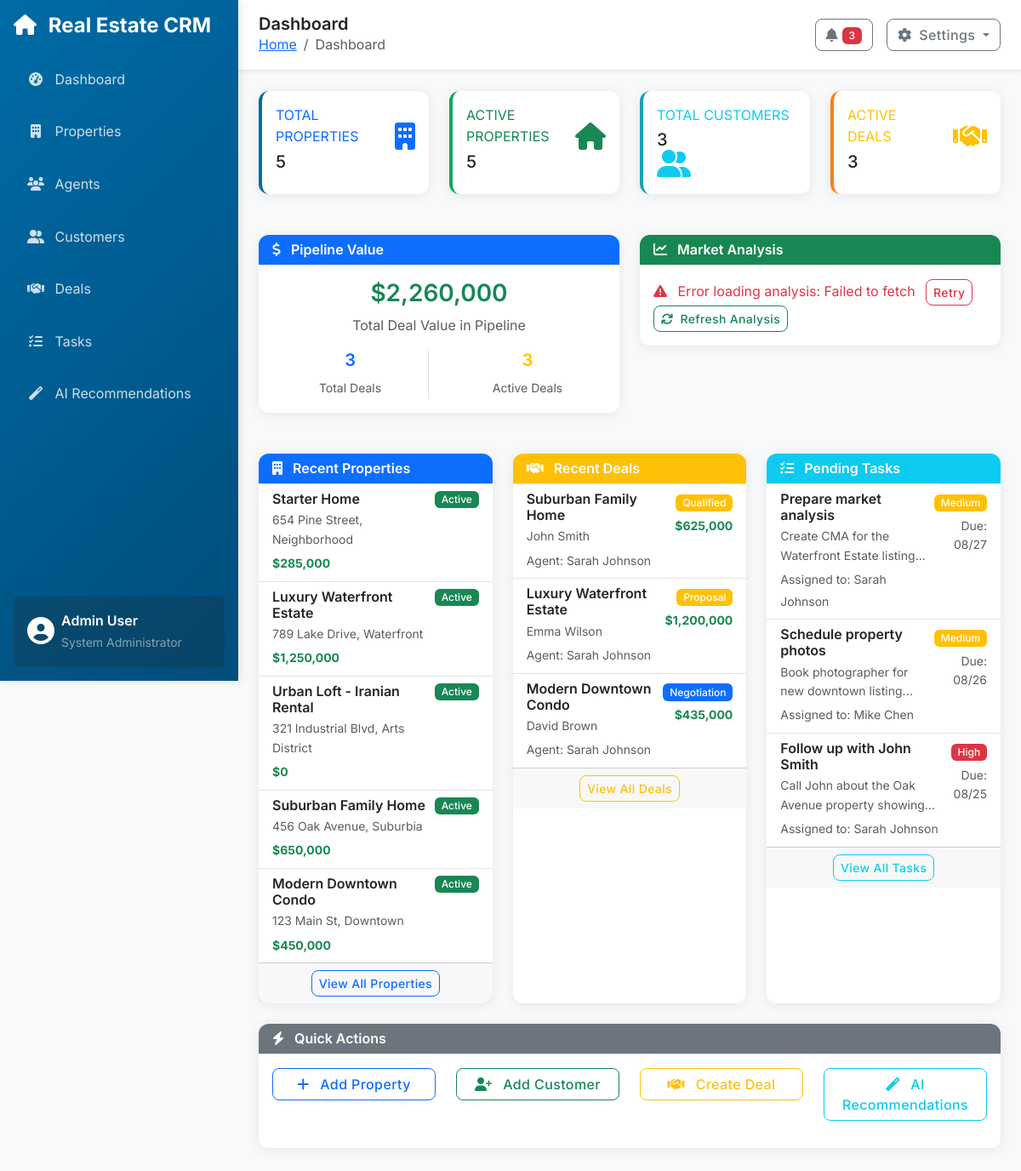
Before: / with the older database file.
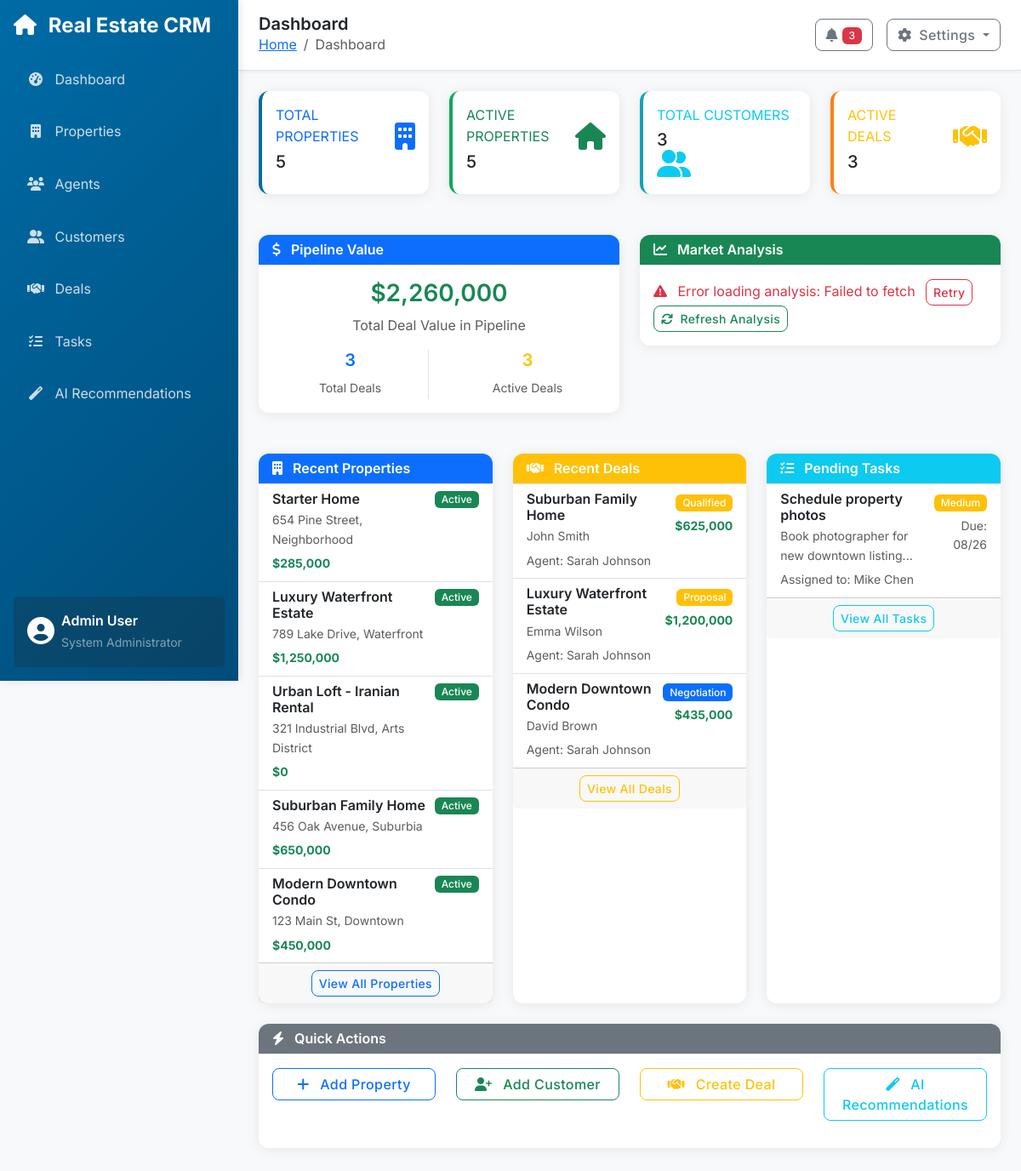
After: the same page with the newer database file.
### sqlalchemy_models.py (models this page shows, shortened)
class Property(db.Model):
    __tablename__ = "properties"
    id: Mapped[int] = mapped_column(Integer, primary_key=True)
    title: Mapped[str] = mapped_column(String(255), nullable=False)
    address: Mapped[str] = mapped_column(Text, nullable=False)
    price: Mapped[float] = mapped_column(Float, default=0)
    property_type: Mapped[str] = mapped_column(String(50), nullable=False)
    bedrooms: Mapped[int] = mapped_column(Integer, default=0)
    bathrooms: Mapped[int] = mapped_column(Integer, default=0)
    square_feet: Mapped[int] = mapped_column(Integer, default=0)
    description: Mapped[str] = mapped_column(Text, default="")
    status: Mapped[str] = mapped_column(String(20), default="active")
    year_built: Mapped[Optional[int]] = mapped_column(Integer, nullable=True)
    parking_spaces: Mapped[int] = mapped_column(Integer, default=0)
    floors: Mapped[int] = mapped_column(Integer, default=1)
    units: Mapped[int] = mapped_column(Integer, default=1)
    property_condition: Mapped[str] = mapped_column(String(50), default="good")
    heating_type: Mapped[str] = mapped_column(String(50), default="")
    cooling_type: Mapped[str] = mapped_column(String(50), default="")
    rental_price: Mapped[Optional[float]] = mapped_column(Float, nullable=True)
    property_features: Mapped[str] = mapped_column(Text, default="")
    neighborhood: Mapped[str] = mapped_column(String(100), default="")
    property_category: Mapped[str] = mapped_column(String(50), default="residential")
    listing_type: Mapped[str] = mapped_column(String(20), default="sale")
    rahn: Mapped[Optional[float]] = mapped_column(Float, nullable=True)  # Deposit for rentals
    ejare: Mapped[Optional[float]] = mapped_column(Float, nullable=True)  # Monthly rent
    created_at: Mapped[datetime] = mapped_column(DateTime, default=datetime.utcnow)
    updated_at: Mapped[datetime] = mapped_column(
        DateTime, default=datetime.utcnow, onupdate=datetime.utcnow
    )
    agent_id: Mapped[Optional[int]] = mapped_column(Integer, ForeignKey("agents.id"), nullable=True)
    agent = relationship("Agent", back_populates="properties")
    deals = relationship("Deal", back_populates="property")

class Deal(db.Model):
    __tablename__ = "deals"
    id: Mapped[int] = mapped_column(Integer, primary_key=True)
    status: Mapped[str] = mapped_column(String(50), default="prospecting")
    offer_amount: Mapped[float] = mapped_column(Float, default=0)
    notes: Mapped[str] = mapped_column(Text, default="")
    created_at: Mapped[datetime] = mapped_column(DateTime, default=datetime.utcnow)
    updated_at: Mapped[datetime] = mapped_column(
        DateTime, default=datetime.utcnow, onupdate=datetime.utcnow
    )
    property_id: Mapped[int] = mapped_column(Integer, ForeignKey("properties.id"), nullable=False)
    customer_id: Mapped[int] = mapped_column(Integer, ForeignKey("customers.id"), nullable=False)
    agent_id: Mapped[int] = mapped_column(Integer, ForeignKey("agents.id"), nullable=False)
    property = relationship("Property", back_populates="deals")
    customer = relationship("Customer", back_populates="deals")
    agent = relationship("Agent", back_populates="deals")

class Task(db.Model):
    __tablename__ = "tasks"
    id: Mapped[int] = mapped_column(Integer, primary_key=True)
    title: Mapped[str] = mapped_column(String(255), nullable=False)
    description: Mapped[str] = mapped_column(Text, default="")
    priority: Mapped[str] = mapped_column(String(20), default="medium")
    status: Mapped[str] = mapped_column(String(20), default="pending")
    due_date: Mapped[Optional[datetime]] = mapped_column(DateTime, nullable=True)
    created_at: Mapped[datetime] = mapped_column(DateTime, default=datetime.utcnow)
    completed_at: Mapped[Optional[datetime]] = mapped_column(DateTime, nullable=True)
    agent_id: Mapped[int] = mapped_column(Integer, ForeignKey("agents.id"), nullable=False)
    agent = relationship("Agent", back_populates="tasks")

### views/main.py (the view)
@bp.route("/")
def dashboard():
    stats = database_service.get_dashboard_stats()
    recent_properties = stats["recent_properties"]
    recent_deals = stats["recent_deals"]
    pending_tasks = database_service.get_tasks(status="pending")[:5]
    for deal in recent_deals:
        deal.property_name = deal.property.title if deal.property else "Unknown Property"
        deal.customer_name = deal.customer.name if deal.customer else "Unknown Customer"
        deal.agent_name = deal.agent.name if deal.agent else "Unknown Agent"
    for task in pending_tasks:
        setattr(task, "agent_name", task.agent.name if task.agent else "Unknown Agent")
    return render_template(
        "dashboard.html",
        stats=stats,
        recent_properties=recent_properties,
        recent_deals=recent_deals,
        pending_tasks=pending_tasks,
    )

### database_service.py (called while the page is built)
    def get_tasks(self, agent_id: Optional[int] = None, status: Optional[str] = None) -> List[Task]:
        query = Task.query
        if agent_id:
            query = query.filter(Task.agent_id == agent_id)
        if status:
            query = query.filter(Task.status == status)
        return query.order_by(desc(Task.created_at)).all()

### templates/dashboard.html (shortened to what the changed rows need)
{% extends "base.html" %}
{% block content %}
<div class="row">
    <div class="col-lg-4 mb-4">
        <div class="card h-100">
            <div class="card-body p-0">
                {% if recent_properties %}
                <div class="list-group list-group-flush">
                    {% for property in recent_properties %}
                    <div class="list-group-item">
                        <div class="d-flex justify-content-between align-items-start">
                            <div class="flex-grow-1">
                                <h6 class="mb-1">{{ property.title }}</h6>
                                <p class="mb-1 text-muted small">{{ property.address }}</p>
                                <small class="text-success fw-bold">${{ "{:,.0f}".format(property.price) }}</small>
                            </div>
                            <span class="badge bg-{{ 'success' if property.status == 'active' else 'secondary' }}">
                                {{ property.status.title() }}
                            </span>
                        </div>
                    </div>
                    {% endfor %}
                </div>
                {% else %}
                <div class="text-center p-4 text-muted">
                    <i class="fas fa-building fa-3x mb-3"></i>
                    <p>No properties available</p>
                </div>
                {% endif %}
            </div>
        </div>
    </div>
    <div class="col-lg-4 mb-4">
        <div class="card h-100">
            <div class="card-body p-0">
                {% if recent_deals %}
                <div class="list-group list-group-flush">
                    {% for deal in recent_deals %}
                    <div class="list-group-item">
                        <div class="d-flex justify-content-between align-items-start">
                            <div class="flex-grow-1">
                                <h6 class="mb-1">{{ deal.property_name }}</h6>
                                <p class="mb-1 text-muted small">{{ deal.customer_name }}</p>
                                <small class="text-muted">Agent: {{ deal.agent_name }}</small>
                            </div>
                            <div class="text-end">
                                <span class="badge bg-{{ 'success' if deal.status == 'closed_won' else 'warning' if deal.status in ['qualified', 'proposal'] else 'primary' }}">
                                    {{ deal.status.replace('_', ' ').title() }}
                                </span>
                                {% if deal.offer_amount > 0 %}
                                <div class="small text-success fw-bold mt-1">${{ "{:,.0f}".format(deal.offer_amount) }}</div>
                                {% endif %}
                            </div>
                        </div>
                    </div>
                    {% endfor %}
                </div>
                {% else %}
                <div class="text-center p-4 text-muted">
                    <i class="fas fa-handshake fa-3x mb-3"></i>
                    <p>No deals available</p>
                </div>
                {% endif %}
            </div>
        </div>
    </div>
    <div class="col-lg-4 mb-4">
        <div class="card h-100">
            <div class="card-body p-0">
                {% if pending_tasks %}
                <div class="list-group list-group-flush">
                    {% for task in pending_tasks %}
                    <div class="list-group-item">
                        <div class="d-flex justify-content-between align-items-start">
                            <div class="flex-grow-1">
                                <h6 class="mb-1">{{ task.title }}</h6>
                                <p class="mb-1 text-muted small">{{ task.description[:50] }}...</p>
                                <small class="text-muted">Assigned to: {{ task.agent_name }}</small>
                            </div>
                            <div class="text-end">
                                <span class="badge bg-{{ 'danger' if task.priority == 'high' else 'warning' if task.priority == 'medium' else 'secondary' }}">
                                    {{ task.priority.title() }}
                                </span>
                                {% if task.due_date %}
                                <div class="small text-muted mt-1">Due: {{ task.due_date.strftime('%m/%d') }}</div>
                                {% endif %}
                            </div>
                        </div>
                    </div>
                    {% endfor %}
                </div>
                {% else %}
                <div class="text-center p-4 text-muted">
                    <i class="fas fa-tasks fa-3x mb-3"></i>
                    <p>No pending tasks</p>
                </div>
                {% endif %}
            </div>
        </div>
    </div>
</div>
{% endblock %}

Changed rows visible on the page:
no longer on this page (row edited): Task: title "Prepare market analysis", description "Create CMA for the Waterfront Estate listing", agent_name "Sarah Johnson", priority "Medium", due_date "08/27"
no longer on this page (row edited): Task: title "Follow up with John Smith", description "Call John about the Oak Avenue property showing", agent_name "Sarah Johnson", priority "High", due_date "08/25"
